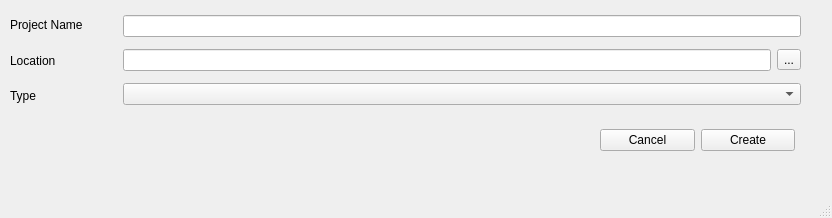
<?xml version="1.0" encoding="UTF-8"?>
<ui version="4.0">
 <class>CreateProjectWindow</class>
 <widget class="QMainWindow" name="CreateProjectWindow">
  <property name="geometry">
   <rect>
    <x>0</x>
    <y>0</y>
    <width>832</width>
    <height>218</height>
   </rect>
  </property>
  <property name="windowTitle">
   <string>NN-creator Create project</string>
  </property>
  <widget class="QWidget" name="centralwidget">
   <widget class="QWidget" name="horizontalLayoutWidget_2">
    <property name="geometry">
     <rect>
      <x>10</x>
      <y>10</y>
      <width>791</width>
      <height>101</height>
     </rect>
    </property>
    <layout class="QHBoxLayout" name="horizontalLayout" stretch="2,1,20">
     <item>
      <layout class="QVBoxLayout" name="verticalLayout">
       <item>
        <widget class="QLabel" name="label_3">
         <property name="text">
          <string>Project Name</string>
         </property>
        </widget>
       </item>
       <item>
        <widget class="QLabel" name="label">
         <property name="text">
          <string>Location</string>
         </property>
        </widget>
       </item>
       <item>
        <widget class="QLabel" name="label_2">
         <property name="text">
          <string>Type</string>
         </property>
        </widget>
       </item>
      </layout>
     </item>
     <item>
      <spacer name="horizontalSpacer">
       <property name="orientation">
        <enum>Qt::Horizontal</enum>
       </property>
       <property name="sizeHint" stdset="0">
        <size>
         <width>40</width>
         <height>20</height>
        </size>
       </property>
      </spacer>
     </item>
     <item>
      <layout class="QVBoxLayout" name="verticalLayout_2" stretch="5,1,5">
       <item>
        <widget class="QLineEdit" name="project_name_LE"/>
       </item>
       <item>
        <layout class="QHBoxLayout" name="horizontalLayout_4">
         <property name="topMargin">
          <number>1</number>
         </property>
         <property name="bottomMargin">
          <number>1</number>
         </property>
         <item>
          <widget class="QLineEdit" name="project_path_LE"/>
         </item>
         <item>
          <widget class="QToolButton" name="open_dir_btn">
           <property name="text">
            <string>...</string>
           </property>
          </widget>
         </item>
        </layout>
       </item>
       <item>
        <widget class="QComboBox" name="task_CB"/>
       </item>
      </layout>
     </item>
    </layout>
   </widget>
   <widget class="QWidget" name="horizontalLayoutWidget">
    <property name="geometry">
     <rect>
      <x>600</x>
      <y>120</y>
      <width>195</width>
      <height>41</height>
     </rect>
    </property>
    <layout class="QHBoxLayout" name="horizontalLayout_2">
     <item>
      <widget class="QPushButton" name="cancel_btn">
       <property name="text">
        <string>Cancel</string>
       </property>
      </widget>
     </item>
     <item>
      <widget class="QPushButton" name="create_project_btn">
       <property name="text">
        <string>Create</string>
       </property>
      </widget>
     </item>
    </layout>
   </widget>
  </widget>
  <widget class="QMenuBar" name="menubar">
   <property name="geometry">
    <rect>
     <x>0</x>
     <y>0</y>
     <width>832</width>
     <height>25</height>
    </rect>
   </property>
  </widget>
  <widget class="QStatusBar" name="statusbar"/>
 </widget>
 <resources/>
 <connections/>
</ui>
